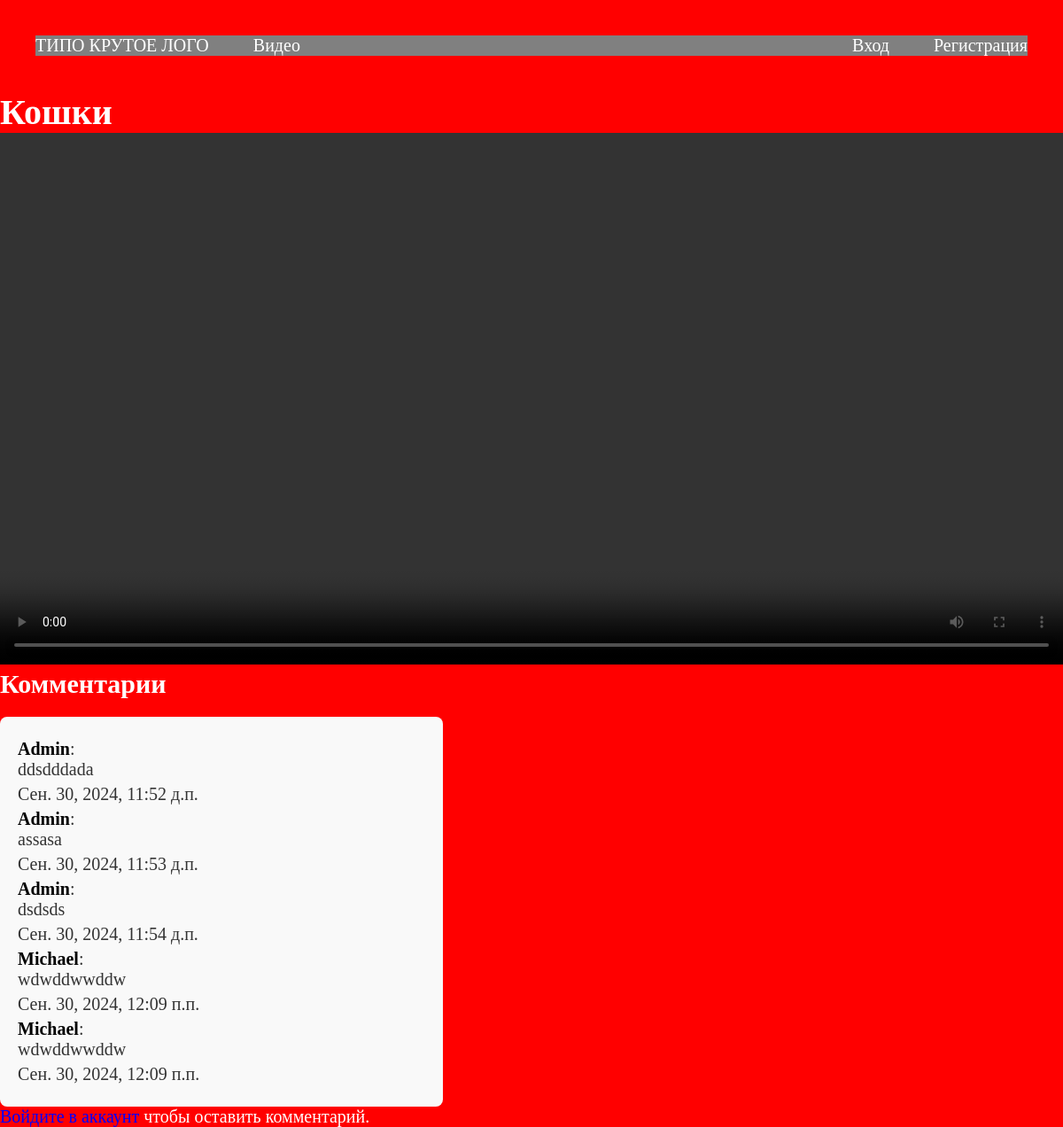
/video/7/, run on an earlier commit of the app's database.
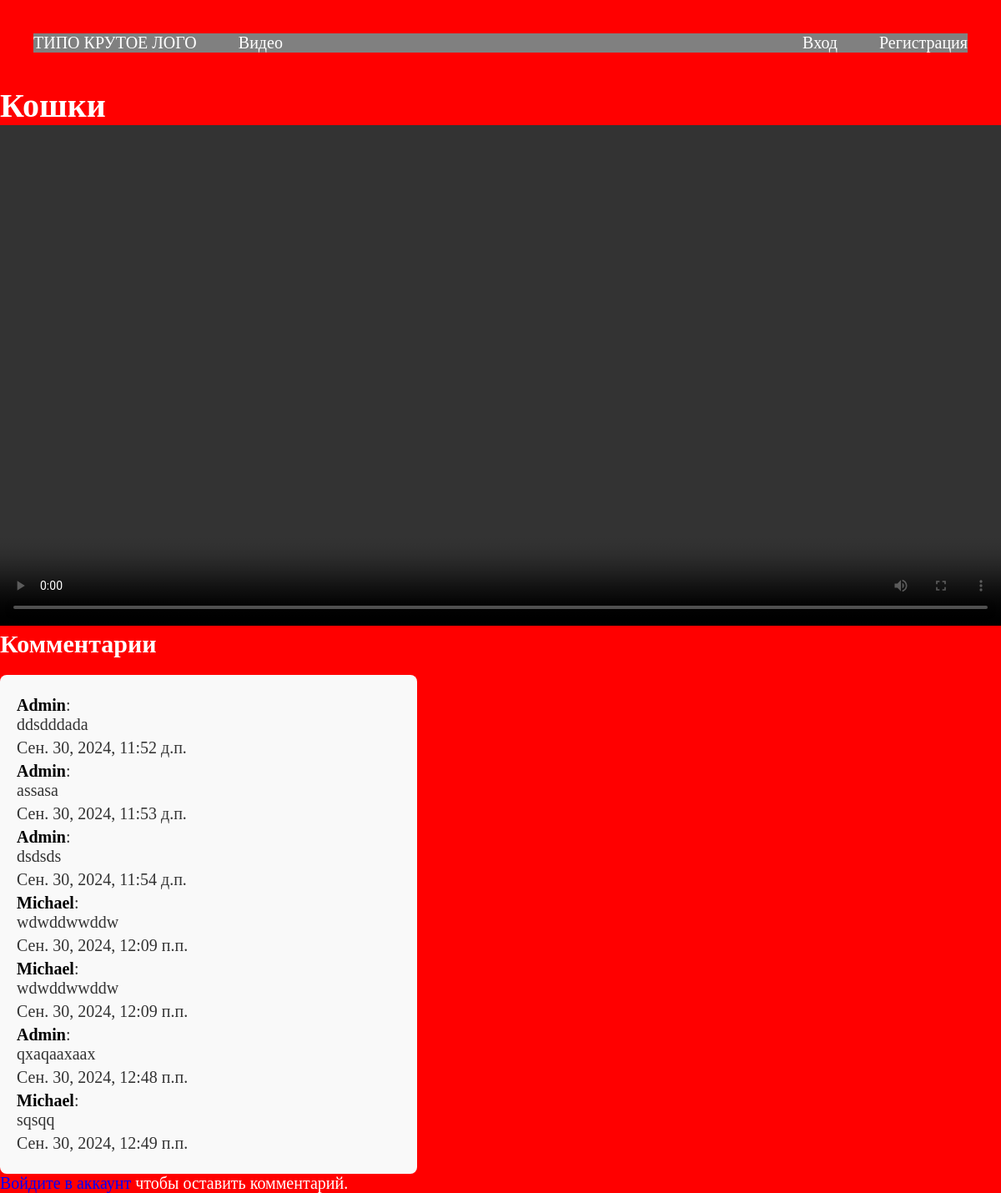
And on a later commit of the database.
### video/models.py (models this page shows, shortened)
class Video(models.Model):
    title = models.CharField(max_length=150)
    description = models.TextField()
    thumbnail = models.ImageField(upload_to="videos/thumbnails")
    source = models.FileField(upload_to="videos")

class Comment(models.Model):
    video = models.ForeignKey(Video, related_name='comments', on_delete=models.CASCADE)
    user = models.ForeignKey(User, on_delete=models.CASCADE)
    content = models.TextField()
    created_at = models.DateTimeField(auto_now_add=True)

### video/views.py (the view)
# urls.py: path('<int:video_id>/', views.video_page, name='video_page'),
def video_page(request, video_id):
    video = get_object_or_404(models.Video, id=video_id)
    comments = video.comments.all()
    if request.method == 'POST':
        if request.user.is_authenticated:
            form = CommentForm(request.POST)
            if form.is_valid():
                comment = form.save(commit=False)
                comment.video = video
                comment.user = request.user
                comment.save()
                return redirect('video_page', video_id=video.id)
        else:
            return redirect('login/login.html')  # Перенаправить на страницу входа
    else:
        form = CommentForm()
    return render(request, 'videos/video_page.html', {'video': video, 'comments': comments, 'form': form})

### video/templates/videos/video_page.html (shortened to what this page needs)
{% extends 'main/base.html' %}
{% block content %}
    <h1>{{ video.title }}</h1>
    <div class="video-container">
        <video controls>
            <source src="{{ video.source.url }}" type="video/mp4">
        </video>
    </div>
    <h2>Комментарии</h2>
    <div class="comments-section">
        {% for comment in comments %}
            <p><strong>{{ comment.user.username }}</strong>: <br> {{ comment.content }}</p>
            <p>{{ comment.created_at }}</p>
        {% endfor %}
    </div>
    {% if user.is_authenticated %}
        <h3>Оставить комментарий</h3>
        <form method="POST">
            {% csrf_token %}
            {{ form.as_p }}
            <button type="submit">Оставить комментарий</button>
        </form>
    {% else %}
        <p><a style="color: blue;" href="/login">Войдите в аккаунт</a> чтобы оставить комментарий.</p>
    {% endif %}
{% endblock %}

### main/templates/main/base.html (shortened to what this page needs)
<!doctype html>
{% load static %}
<html lang="ru">
<head>
    <link rel="stylesheet" href="{% static 'main/index.css' %}">
</head>
<body>
    <header>
        <nav>
            <ul>
                <li class="logo"><a href="/">ТИПО КРУТОЕ ЛОГО</a></li>
                <li><a href="/video">Видео</a></li>
            </ul>
        </nav>
        {% if not request.user.is_anonymous  %}
        <div class="user">
            <p>{{ user.username }}</p>
            <a href="/logout/">Выйти</a>
        </div>
        {% else %}
        <div class="log_btn">
            <li><a href="/login">Вход</a></li>
            <li><a href="/register">Регистрация</a></li>
        </div>
        {% endif %}
    </header>
    {% block content %}
    {% endblock %}
</body>
</html>

### main/static/main/index.css (style rules this page uses)
* { padding: 0; margin: 0; box-sizing: border-box; }
body { background: red; color: white; font-size: 20px; }
header { display: flex; justify-content: space-between; margin: 40px; background: gray; }
header nav ul { display: flex; justify-content: space-between; gap: 50px; list-style: none; }
header .log_btn { display: flex; justify-content: space-between; gap: 50px; list-style: none; }
a { color: #fff; text-decoration: none; transition: 0.5s; }
video { width: 1200px; height: 600px; margin: 0 auto; }
.comments-section { background-color: #f9f9f9; padding: 20px; border-radius: 8px; margin-top: 20px; width: 500px; }
.comments-section p { font-size: 20px; margin: 5px 0; color: #333; }
.comments-section p strong { color: #000; }

What changed in the data, as far as the page shows it:
added Comment: user.username "Admin", content "qxaqaaxaax", created_at "Сен. 30, 2024, 12:48 п.п."
added Comment: user.username "Michael", content "sqsqq", created_at "Сен. 30, 2024, 12:49 п.п."
